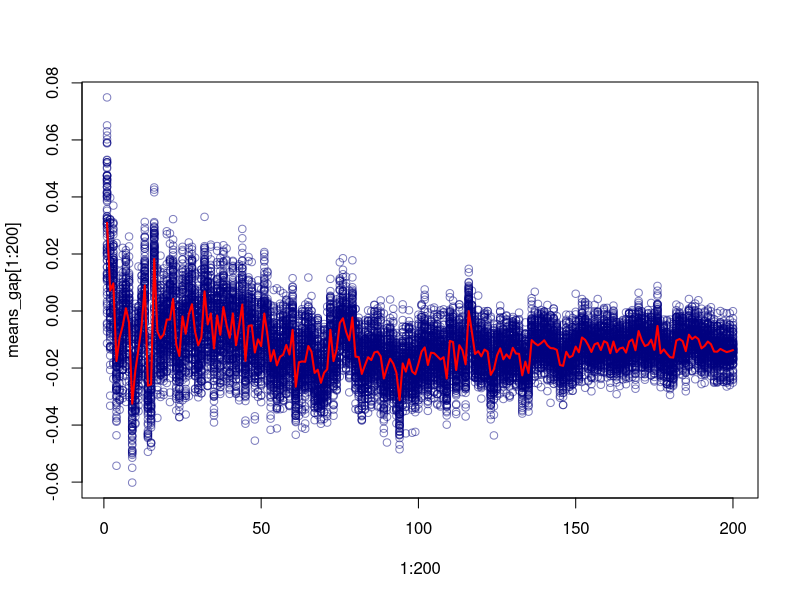

Write the R code that produced this figure.

gstat_1 <- read.table('gap_stats.txt')

means_gap <- sapply(1:ncol(gstat_1), function(x) mean(gstat_1[, x]))

plot(1:200, means_gap[1:200], type = 'l', lwd = 2, col = 'red', ylim = c(min(gstat_1),max(gstat_1)) )

for(i in 1:nrow(gstat_1)){
      points(x = 1:200, y = as.numeric(gstat_1[i, 1:200]), col = rgb(0, 0, 0.5, 0.5))
}

lines(1:200, means_gap[1:200], type = 'l', lwd = 2, col = 'red' )
